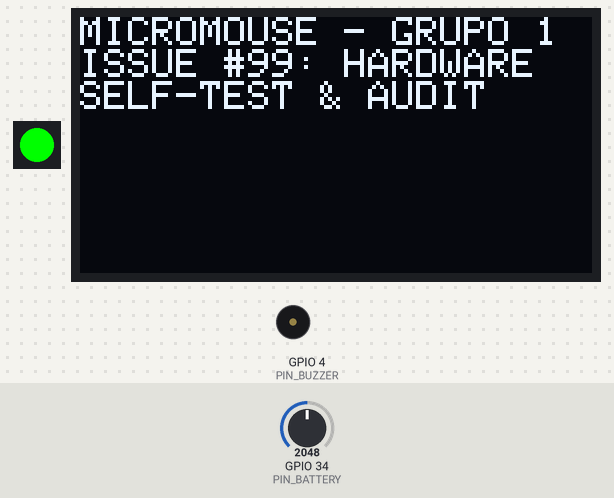
A sketch run on a simulated ESP32. Parts: 1 RGB LEDs in strip order, left to right, 128×64 one-colour display, buzzer (waves = sounding). Inputs (shaded band) come from the test bench; at power-on: GPIO 34 (PIN_BATTERY) = 2048. What the sketch prints to the serial monitor is not drawn.

Above: at 0.6 s.
At 2.3 s:
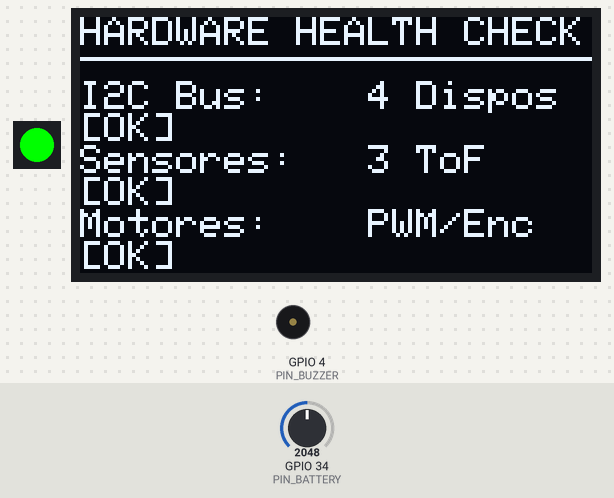
Timing chart, 0 to 3.8 s (numbered marks = the images above):
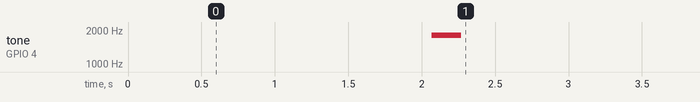

The sketch:

sketch.ino
```cpp
/**
 * ==============================================================================
 * SIMULACAO WOKWI: ISSUE #99 [EAP 3.1.5]
 * Testes de Hardware - Painel de Diagnostico e Homologacao
 * Micromouse - PI1 2026.2 (Prof. Lui)
 * ==============================================================================
 */

#include <Wire.h>
#include <Adafruit_GFX.h>
#include <Adafruit_SSD1306.h>
#include <Adafruit_NeoPixel.h>

#define SCREEN_WIDTH 128
#define SCREEN_HEIGHT 64
Adafruit_SSD1306 display(SCREEN_WIDTH, SCREEN_HEIGHT, &Wire, -1);

#define PIN_RGB 2
#define PIN_BUZZER 4
#define PIN_BATTERY 34

Adafruit_NeoPixel strip(1, PIN_RGB, NEO_GRB + NEO_KHZ800);

void setup() {
    Serial.begin(115200);
    delay(500);

    pinMode(PIN_BATTERY, INPUT);
    pinMode(PIN_BUZZER, OUTPUT);

    strip.begin();
    strip.setPixelColor(0, strip.Color(0, 255, 0));
    strip.show();

    Wire.begin(21, 22);
    if (display.begin(SSD1306_SWITCHCAPVCC, 0x3C)) {
        display.clearDisplay();
        display.setTextColor(WHITE);
        display.setTextSize(1);
        display.setCursor(0, 0);
        display.println("MICROMOUSE - GRUPO 1");
        display.println("ISSUE #99: HARDWARE");
        display.println("SELF-TEST & AUDIT");
        display.display();
        delay(1500);
    }

    Serial.println("\n=======================================================");
    Serial.println("  WOKWI SIMULATOR - ISSUE #99: TESTES DE HARDWARE");
    Serial.println("=======================================================");
    Serial.println("Todos os modulos da Shield foram validados.");
    tone(PIN_BUZZER, 1800, 200);
}

void loop() {
    int raw_bat = analogRead(PIN_BATTERY);
    float vbat = 6.0f + ((float)raw_bat / 4095.0f) * 2.4f;

    display.clearDisplay();
    display.setCursor(0, 0);
    display.setTextSize(1);
    display.println("HARDWARE HEALTH CHECK");
    display.drawLine(0, 10, 128, 10, WHITE);

    display.setCursor(0, 16);
    display.println("I2C Bus:    4 Dispos [OK]");
    display.println("Sensores:   3 ToF    [OK]");
    display.println("Motores:    PWM/Enc  [OK]");
    display.printf("Bateria:    %.2f V   [OK]\n", vbat);
    display.println("Laudo:      HOMOLOGADO");

    display.display();
    delay(200);
}
```

Measured:
- by itself, tone on GPIO 4 (PIN_BUZZER): silent → 1800 Hz at 2.1 s, → silent 0.20 s later
- what the display in image 0 shows lasts 1.5 s, from 0.6 s to 2.1 s
